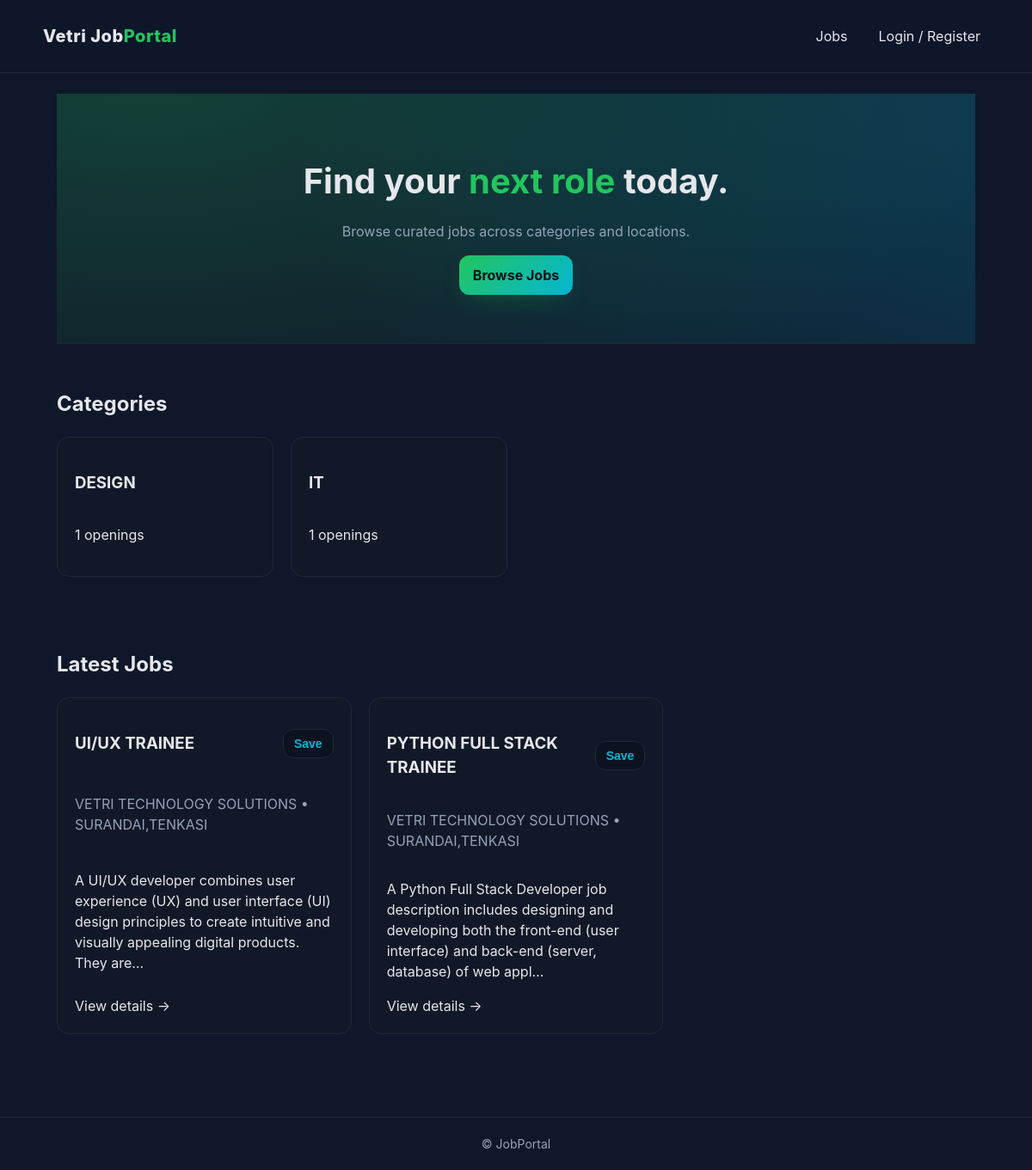
The page / on the database its author committed.
### jobs/models.py (models this page shows, shortened)
class Category(models.Model):
    name = models.CharField(max_length=100, unique=True)
    slug = models.SlugField(unique=True)
    class Meta: ordering = ["name"]

class Job(models.Model):
    title = models.CharField(max_length=200)
    company = models.CharField(max_length=200)
    category = models.ForeignKey(Category, on_delete=models.CASCADE, related_name="jobs")
    location = models.CharField(max_length=120)
    description = models.TextField()
    posted_at = models.DateTimeField(default=timezone.now)
    class Meta: ordering = ["-posted_at"]

### jobs/views.py (the view)
# urls.py: 2. Add a URL to urlpatterns:  path('', views.home, name='home')
def home(request):
    cats = Category.objects.all()
    latest = Job.objects.select_related("category").order_by("-posted_at")[:6]
    return render(request, "home.html", {"categories": cats, "latest_jobs": latest})

### jobs/templates/home.html (shortened to what this page needs)
{% extends "base.html" %}
{% block content %}
<section class="hero">
  <div class="container hero-content">
    <h1>Find your <span>next role</span> today.</h1>
    <p>Browse curated jobs across categories and locations.</p>
    <a href="{% url 'jobs_list' %}" class="btn">Browse Jobs</a>
  </div>
</section>
<section class="section">
  <h2>Categories</h2>
  <div class="grid cats">
    {% for c in categories %}
    <a class="card cat-card" href="{% url 'jobs_list' %}?category={{ c.slug }}">
      <h3>{{ c.name }}</h3>
      <p>{{ c.jobs.count }} openings</p>
    </a>
    {% empty %}
    <p>No categories yet.</p>
    {% endfor %}
  </div>
</section>
<section class="section">
  <h2>Latest Jobs</h2>
  <div class="grid jobs">
    {% for job in latest_jobs %}
    <article class="card job-card" data-job-id="{{ job.id }}">
      <div class="job-head">
        <a href="{% url 'job_detail' job.id %}"><h3>{{ job.title }}</h3></a>
        <button class="save-btn" data-id="{{ job.id }}">Save</button>
      </div>
      <p class="muted">{{ job.company }} • {{ job.location }}</p>
      <p class="desc">{{ job.description|truncatechars:160 }}</p>
      <a class="btn-link" href="{% url 'job_detail' job.id %}">View details →</a>
    </article>
    {% empty %}
    <p>No jobs yet.</p>
    {% endfor %}
  </div>
</section>
{% endblock %}

### jobs/templates/base.html (shortened to what this page needs)
{% load static %}
<!DOCTYPE html>
<html lang="en">
<head>
  <link rel="stylesheet" href="{% static 'css/styles.css' %}">
</head>
<body>
  <nav class="navbar">
    <div class="container nav-inner">
      <a href="{% url 'home' %}" class="brand">Vetri Job<span>Portal</span></a>
      <ul class="nav-links">
        <li><a href="{% url 'jobs_list' %}">Jobs</a></li>
        {% if user.is_authenticated %}
          <li><span style="opacity:.75;">Hi, {{ user.username }}</span></li>
          <li><a href="{% url 'home' %}">Logout</a></li>
        {% else %}
          <li><a href="{% url 'login_register' %}">Login / Register</a></li>
        {% endif %}
      </ul>
    </div>
  </nav>
  <main class="main">
    <div class="container">
      {% block content %}{% endblock %}
    </div>
  </main>
  <footer class="footer">
    <div class="container">© {{ now|date:"Y" }} JobPortal</div>
  </footer>
</body>
</html>

### jobs/static/css/styles.css (style rules this page uses)
:root { --bg: #0f172a; --card: #111827; --muted: #94a3b8; --text: #e5e7eb; --brand: #22c55e; --brand-2: #06b6d4; --ring: rgba(34, 197, 94, .35); }
* { box-sizing: border-box }
html, body { margin: 0; padding: 0; background: var(--bg); color: var(--text); font-family: Inter, system-ui, Segoe UI, Roboto, Arial, sans-serif; line-height: 1.5; }
a { color: inherit; text-decoration: none }
.container { max-width: 1100px; margin: 0 auto; padding: 0 16px }
.navbar { position: sticky; top: 0; z-index: 50; background: rgba(15, 23, 42, .75); backdrop-filter: saturate(120%) blur(10px); border-bottom: 1px solid #1f2937; }
.nav-inner { display: flex; align-items: center; justify-content: space-between; gap: 16px; padding: 14px 0; }
.brand { font-weight: 800; font-size: 20px; letter-spacing: .5px }
.brand span { color: var(--brand) }
.nav-links { list-style: none; display: flex; gap: 16px }
.nav-links a { padding: 6px 10px; border-radius: 10px }
.btn { display: inline-flex; align-items: center; justify-content: center; gap: 8px; border: 0; border-radius: 12px; padding: 11px 16px; font-weight: 700; cursor: pointer; background: linear-gradient(135deg, var(--brand), var(--brand-2)); color: #041016; box-shadow: 0 10px 30px -12px var(--ring); transition: transform .2s ease; }
.btn-link { padding: 0 }
.main { padding: 24px 0 64px }
.section { padding: 32px 0 }
.hero { background: radial-gradient(1000px 500px at 10% -10%, rgba(34,197,94,.25), transparent), radial-gradient(900px 600px at 110% 10%, rgba(6,182,212,.25), transparent); border-bottom: 1px solid #1f2937; text-align: center; }
.hero-content { padding: 72px 0 56px; max-width: 700px; margin: 0 auto }
.hero h1 { font-size: 40px; margin: 0 0 10px }
.hero h1 span { color: var(--brand) }
.hero p { color: var(--muted) }
.grid { display: grid; gap: 20px; align-items: stretch }
.grid.cats { grid-template-columns: repeat(auto-fill, minmax(220px, 1fr)) }
.grid.jobs { grid-template-columns: repeat(auto-fill, minmax(280px, 1fr)) }
.card { background: var(--card); border: 1px solid #1f2937; border-radius: 14px; padding: 20px; transition: transform .2s, border-color .2s; display: flex; flex-direction: column; justify-content: space-between; }
.job-head { display: flex; justify-content: space-between; gap: 12px; align-items: center }
.muted { color: var(--muted) }
::placeholder { color: var(--muted); opacity: .8 }
.save-btn { background: #0b1220; border: 1px solid #1f2937; color: var(--brand-2); font-size: 14px; font-weight: 600; border-radius: 12px; padding: 8px 12px; cursor: pointer; transition: all .2s; }
.footer { border-top: 1px solid #1f2937; padding: 20px 0; color: var(--muted); font-size: 14px; text-align: center; }

### rows shown on the page
Category: name "DESIGN", jobs.count "1"
Category: name "IT", jobs.count "1"
Job: title "UI/UX TRAINEE", company "VETRI TECHNOLOGY SOLUTIONS", location "SURANDAI,TENKASI", description "A UI/UX developer combines user experience (UX) and user interface (UI) design principles to create intuitive and visually appealing digital products. They are…"
Job: title "PYTHON FULL STACK TRAINEE", company "VETRI TECHNOLOGY SOLUTIONS", location "SURANDAI,TENKASI", description "A Python Full Stack Developer job description includes designing and developing both the front-end (user interface) and back-end (server, database) of web appl…"
